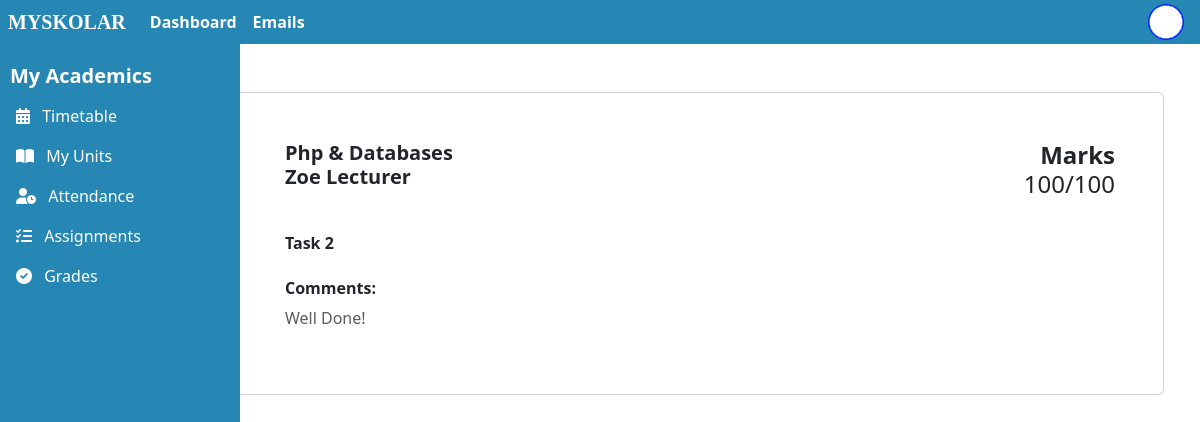
/student-grades.php (signed in), run on the app's committed database.
### tables this page shows
CREATE TABLE `grades` (
  `userAccountId` int(11) NOT NULL,
  `assignmentId` int(11) NOT NULL,
  `lecturerUserAccountId` int(11) NOT NULL,
  `marksEarned` int(11) NOT NULL,
  `lecturerComment` varchar(1024) NOT NULL,
  `dateRecorded` date NOT NULL
);

CREATE TABLE `unit` (
  `unitId` int(11) NOT NULL,
  `courseId` int(11) NOT NULL,
  `semester` varchar(50) NOT NULL,
  `unitName` varchar(255) NOT NULL,
  `unitDescription` text NOT NULL
);

CREATE TABLE `user_profile` (
  `userId` int(11) NOT NULL,
  `name` varchar(255) NOT NULL,
  `surname` varchar(255) NOT NULL,
  `email` varchar(500) NOT NULL,
  `date_of_birth` date DEFAULT NULL,
  `street1` varchar(255) DEFAULT NULL,
  `street2` varchar(255) DEFAULT NULL,
  `city` varchar(255) DEFAULT NULL,
  `postCode` varchar(50) DEFAULT NULL
);

CREATE TABLE `assignments` (
  `assignmentId` int(11) NOT NULL,
  `userId` int(11) NOT NULL,
  `unitId` int(11) NOT NULL,
  `taskTitle` varchar(100) NOT NULL,
  `taskDescription` text NOT NULL,
  `maxMark` smallint(6) NOT NULL,
  `dueDate` date NOT NULL
);

### includes/functions.php (called while the page is built, shortened)
<?php
    function getStudentGrades($conn, $studentId){
        $sql = "SELECT * FROM grades, assignments, user_profile, unit
                    WHERE grades.userAccountId = ?
                     AND     grades.lecturerUserAccountId = user_profile.userId
                     AND     assignments.assignmentId = grades.assignmentId
                     AND     assignments.unitId = unit.unitId";
        $stmt = mysqli_stmt_init($conn);
        if(!mysqli_stmt_prepare($stmt,$sql)){
            echo "<p>We have an error - Could not load student grades.</p>";
            exit();
        }
        mysqli_stmt_bind_param($stmt, "i", $studentId);
        mysqli_stmt_execute($stmt);
        $result = mysqli_stmt_get_result($stmt);
        return $result;
    }
?>

### includes/student-grades-inc.php (called while the page is built, shortened)
<?php
    require_once "dbh.php";
    require_once "functions.php";
    $grades = getStudentGrades($conn, $_SESSION['userId']);
    ?>

### student-grades.php (the view, shortened to what this page needs)
<?php
    include "includes/header.php";
    include "includes/functions.php";
    include "includes/student-grades-inc.php";
?>
<main class="col-md-9 ms-sm-auto col-lg-10 px-md-4">
    <?php foreach($grades as $grade):?>
    <div class="container my-5">
        <div class="card p-4 p-md-5">
            <div class="d-flex justify-content-between align-items-start mb-4">
                <div>
                    <h5 class="fw-bold mb-0" name = "unitName" value="unitName"><?php echo $grade['unitName']?></h5>
                    <h5 class="fw-bold" name = "lecturerName" value="lecturerName"><?php echo $grade['name']?> <?php echo $grade['surname']?></h5>
                </div>
                <div class="text-end">
                    <h4 class="fw-bold mb-0" >Marks</h4>
                    <h4 name= "maxMark" value= "maxMark"><?php echo $grade['marksEarned']?>/<?php echo $grade['maxMark']?> </h4>
                </div>
            </div>
                <div class="mb-4">
                <p class="mb-0">
                    <span class="h6 fw-bold"  name = "taskTitle" value = "taskTitle"><?php echo $grade['taskTitle']?></span>
                </p>
            </div>
            <div>
                <h6 class="fw-bold" >Comments:</h6>
                <p class="text-muted" name = "lecturerComment" value = "lecturerComment">
                    <?php echo $grade['lecturerComment']?>
                </p>
            </div>
        </div>
    </div>
<?php endforeach?>
</main>
<?php  include "includes/footer.php";?>

### css/style.css (style rules this page uses)
html, body { width: 100%; }

### data on the page
grades: unit.unitName "Php & Databases", user_profile.name "Zoe", user_profile.surname "Lecturer", marksEarned "100", assignmentId.maxMark "100", assignmentId.taskTitle "Task 2", lecturerComment "Well Done!"
